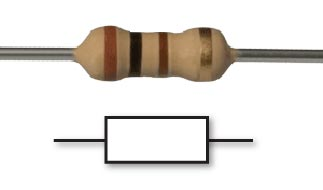
#> input picture reference/opencv-resistor/resistor.png, 323 x 190 px
$ python resistor-matcher.py   (older library calls are emulated)
#> lines starting #> are read from the running program, lines starting #| are printed output that depends on the picture; pictures that were not available may be replaced by others from this repository, and a replacement may not be noted
#!/usr/bin/python

import cv2
from matplotlib import pyplot as plt
#from find_obj import filter_matches,explore_match

scene_img = cv2.imread("resistor.png", cv2.IMREAD_GRAYSCALE)
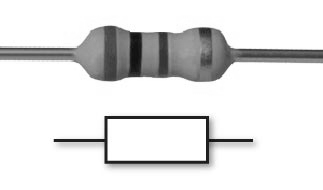
#> scene_img: shape (190, 323); min 6, max 255, mean 227
template_img = cv2.imread("band.png", cv2.IMREAD_GRAYSCALE)
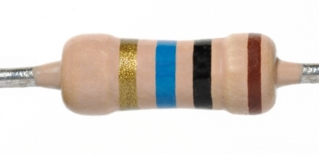
#> input picture reference/opencv-resistor/template.png, 319 x 155 px, given in place of band.png, which was not available
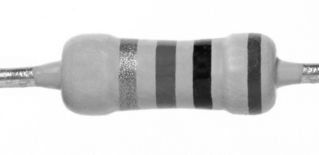
#> template_img: shape (155, 319); min 9, max 255, mean 215.1
#scene_img = cv2.fastNlMeansDenoising(scene_img, None, 10, 7, 21)
#scene_img = cv2.equalizeHist(scene_img)

#detector = cv2.ORB()
#> (the run stopped early here; a loop or call above may not have finished)
